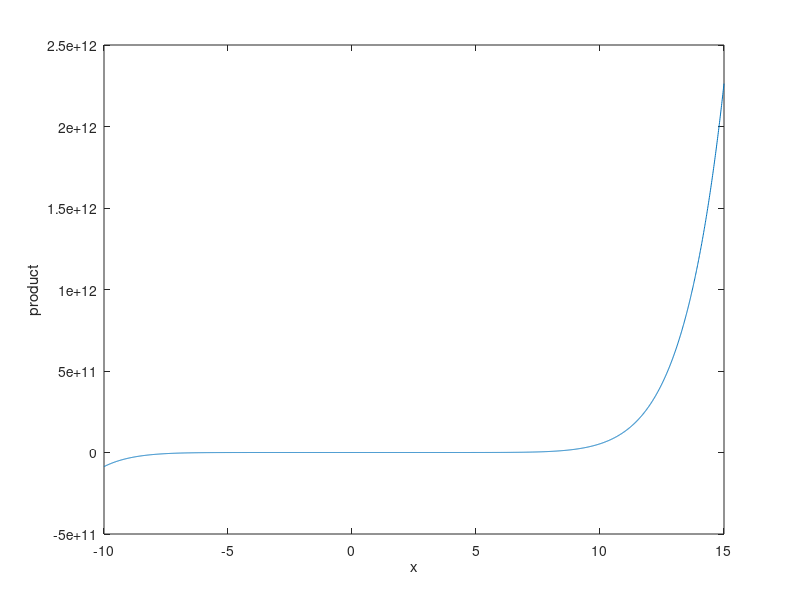

Here is the MATLAB script that generated this plot: (Note: this script raises an error after producing the figure.)
%%
% Question 1
% This is for performing Polynomials operations

t = [14 0 0 -11 0 9 1];
k = [5 -12 0 20];
% Question 1a).
r = roots(t)

% Question 1b).
product = conv(t,k);
x = -10:0.01:15;
f = polyval(product,x);
plot(x,f), xlabel('x'), ylabel('product')

%%
% Question 3
% This is about Matrix

A = [12,-1,pi,-1;-0.4,15,12,-4.1;17,-3.8,19,10]

% % Question 3a).
new_a= A(:,1)
% 
% % Question 3b).
smallest = min(sum(A))
% 
% % Question 3c).
 new_matrix = A(:,[1 4])
 
%%
% Question 5
% This is about RLC circuit

% Question 5a).
% prompt1 = "Please enter a value for resistance ";
% rest = input(prompt1);
% prompt2 = "Please enter a value for frequency ";
% freq = input(prompt2);
% amplitude = function5a (rest,freq)

amplitude = function5a (0.7,0.5)


% Question 5b).
freq = 70:2:100
% prompt = "Please enter a value for resistance ";
% rest = input(prompt)
rest = 0.6
amplitude = function5a(rest,freq)

%f = polyval(amplitude,freq);
% If variables to be plotted are not polynomials, then ignore 'polyval'
plot(amplitude,freq), xlabel('freq'), ylabel('amplitude')

%%
% Question 7
% This program is for calculating BMI

%..........................
% I have commented my inputs code so I can publish 
% prompt1 = "Please enter a value for your weight(lb) ";
% prompt2 = "Please enter a value for your height(in) ";
% W = input(prompt1);
% H = input(prompt2);
W = 190
H = 71

calc = 703 * (W./H^2);
BMI = round(calc,1);

if BMI < 18.5;
    m =sprintf('Your BMI value is %d which classifies you as Underweight.',BMI);
    disp(m)
elseif BMI>=18.5 & BMI <= 24.9;
    m =sprintf('Your BMI value is %d which classifies you as Normal.',BMI);
    disp(m)
elseif BMI>=25 & BMI <= 29.9;
    m =sprintf('Your BMI value is %d which classifies you as Overweight.',BMI);
    disp(m)
else BMI>= 30;
    m =sprintf('Your BMI value is %d which classifies you as Obese.',BMI);
    disp(m)
end


%%
% Question 9

% This is about Cell array
AC(1,1) = {'Matlab Programming'};
AC(2,1) = {'ENGI316'};
AC(2,3) = {[4,8;12,25]};
AC(3,1) = {[5]};
AC(3,2) = {[10,20,30]};

% Question 9a).
celldisp(AC);
cellplot(AC);

% Question 9b).
AC(2,1) = {15}

% Question 9c).
[num,txt,raw] = xlsread("myExcel.xlsx")

%AC{1,2} 
AC{1,2} = xlsread('myExcel.xlsx','Sheet1','A1')
AC{1,3} = xlsread('myExcel.xlsx','Sheet1','A2')
AC{2,2} = xlsread('myExcel.xlsx','Sheet1','B1')
AC{3,3} = xlsread('myExcel.xlsx','Sheet1','B2')

celldisp(AC)